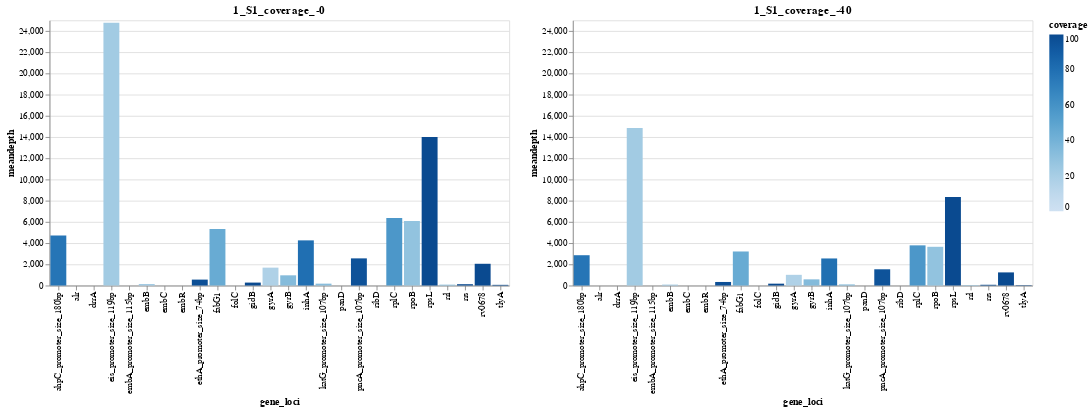

The code cell stored with this chart in its notebook:
### Code cell
barplot1 = alt.Chart(df).mark_bar().encode(
    x="gene_loci",
   y=alt.Y("meandepth",scale=alt.Scale(domain=[0,25000])),
    color="coverage",
    tooltip=["meandepth","coverage"]
).properties(
    title="1_S1_coverage_-0"
)

barplot2 = alt.Chart(df2).mark_bar().encode(
    x="gene_loci",
    y=alt.Y("meandepth",scale=alt.Scale(domain=[0,25000])),
    color="coverage",
    tooltip=["meandepth","coverage"]
    
).properties(
    title="1_S1_coverage_-40"
)

barplot1 | barplot2

### Figure 1 — Vega-Lite specification as saved in the notebook (floating-point values rounded to 4 significant figures)
{"config": {"view": {"continuousWidth": 400, "continuousHeight": 300}}, "hconcat": [{"data": {"name": "data-29ada006eaeb1d4d4dead6e549de973c"}, "mark": "bar", "encoding": {"color": {"field": "coverage", "type": "quantitative"}, "tooltip": [{"field": "meandepth", "type": "quantitative"}, {"field": "coverage", "type": "quantitative"}], "x": {"field": "gene_loci", "type": "nominal"}, "y": {"field": "meandepth", "scale": {"domain": [0, 25000]}, "type": "quantitative"}}, "title": "1_S1_coverage_-0"}, {"data": {"name": "data-b671dea0d8ea83a411147312e35855a1"}, "mark": "bar", "encoding": {"color": {"field": "coverage", "type": "quantitative"}, "tooltip": [{"field": "meandepth", "type": "quantitative"}, {"field": "coverage", "type": "quantitative"}], "x": {"field": "gene_loci", "type": "nominal"}, "y": {"field": "meandepth", "scale": {"domain": [0, 25000]}, "type": "quantitative"}}, "title": "1_S1_coverage_-40"}], "$schema": "https://vega.github.io/schema/vega-lite/v4.17.0.json", "datasets": {"data-29ada006eaeb1d4d4dead6e549de973c": [{"gene_loci": "embB", "startpos": 4246514, "endpos": 4249810, "numreads": 3333, "covbases": 724, "coverage": 21.96, "meandepth": 143.8, "meanbaseq": 35.1, "meanmapq": 59.9}, {"gene_loci": "fabG1", "startpos": 1673440, "endpos": 1674183, "numreads": 35943, "covbases": 333, "coverage": 44.76, "meandepth": 5318.0, "meanbaseq": 36.0, "meanmapq": 60.0}, {"gene_loci": "gidB", "startpos": 4407528, "endpos": 4408202, "numreads": 1392, "covbases": 675, "coverage": 100.0, "meandepth": 277.5, "meanbaseq": 36.0, "meanmapq": 60.0}, {"gene_loci": "gyrA", "startpos": 7302, "endpos": 9818, "numreads": 29865, "covbases": 419, "coverage": 16.65, "meandepth": 1687.0, "meanbaseq": 36.2, "meanmapq": 60.0}, {"gene_loci": "gyrB", "startpos": 5240, "endpos": 7267, "numreads": 13622, "covbases": 688, "coverage": 33.92, "meandepth": 963.1, "meanbaseq": 36.0, "meanmapq": 59.9}, {"gene_loci": "inhA", "startpos": 1674202, "endpos": 1675011, "numreads": 23979, "covbases": 646, "coverage": 79.75, "meandepth": 4258.0, "meanbaseq": 36.2, "meanmapq": 60.0}, {"gene_loci": "rplC", "startpos": 800809, "endpos": 801462, "numreads": 30026, "covbases": 373, "coverage": 57.03, "meandepth": 6358.0, "meanbaseq": 35.3, "meanmapq": 60.0}, {"gene_loci": "rpoB", "startpos": 759807, "endpos": 763325, "numreads": 151496, "covbases": 1008, "coverage": 28.64, "meandepth": 6095.0, "meanbaseq": 36.1, "meanmapq": 60.0}, {"gene_loci": "rpsL", "startpos": 781560, "endpos": 781934, "numreads": 39028, "covbases": 375, "coverage": 100.0, "meandepth": 14000.0, "meanbaseq": 36.5, "meanmapq": 60.0}, {"gene_loci": "rrl", "startpos": 1473658, "endpos": 1476795, "numreads": 1856, "covbases": 962, "coverage": 30.66, "meandepth": 84.37, "meanbaseq": 35.9, "meanmapq": 59.9}, {"gene_loci": "rrs", "startpos": 1471846, "endpos": 1473382, "numreads": 1339, "covbases": 1537, "coverage": 100.0, "meandepth": 125.4, "meanbaseq": 36.6, "meanmapq": 60.0}, {"gene_loci": "rv0678", "startpos": 778990, "endpos": 779487, "numreads": 7560, "covbases": 498, "coverage": 100.0, "meandepth": 2051.0, "meanbaseq": 35.1, "meanmapq": 60.0}, {"gene_loci": "tlyA", "startpos": 1917940, "endpos": 1918746, "numreads": 405, "covbases": 807, "coverage": 100.0, "meandepth": 64.78, "meanbaseq": 34.8, "meanmapq": 59.9}, {"gene_loci": "alr", "startpos": 3840194, "endpos": 3841420, "numreads": 0, "covbases": 0, "coverage": 0.0, "meandepth": 0.0, "meanbaseq": 0.0, "meanmapq": 0.0}, {"gene_loci": "panD", "startpos": 4043862, "endpos": 4044281, "numreads": 0, "covbases": 0, "coverage": 0.0, "meandepth": 0.0, "meanbaseq": 0.0, "meanmapq": 0.0}, {"gene_loci": "drrA", "startpos": 3272214, "endpos": 3273209, "numreads": 0, "covbases": 0, "coverage": 0.0, "meandepth": 0.0, "meanbaseq": 0.0, "meanmapq": 0.0}, {"gene_loci": "folC", "startpos": 2746135, "endpos": 2747598, "numreads": 0, "covbases": 0, "coverage": 0.0, "meandepth": 0.0, "meanbaseq": 0.0, "meanmapq": 0.0}, {"gene_loci": "embC", "startpos": 4239863, "endpos": 4243147, "numreads": 0, "covbases": 0, "coverage": 0.0, "meandepth": 0.0, "meanbaseq": 0.0, "meanmapq": 0.0}, {"gene_loci": "embR", "startpos": 1416181, "endpos": 1417347, "numreads": 0, "covbases": 0, "coverage": 0.0, "meandepth": 0.0, "meanbaseq": 0.0, "meanmapq": 0.0}, {"gene_loci": "ribD", "startpos": 2986839, "endpos": 2987615, "numreads": 0, "covbases": 0, "coverage": 0.0, "meandepth": 0.0, "meanbaseq": 0.0, "meanmapq": 0.0}, {"gene_loci": "ahpC_promoter_size_180bp", "startpos": 2726013, "endpos": 2726780, "numreads": 26068, "covbases": 587, "coverage": 76.43, "meandepth": 4717.0, "meanbaseq": 34.9, "meanmapq": 59.9}, {"gene_loci": "embA_promoter_size_115bp", "startpos": 4243118, "endpos": 4246517, "numreads": 0, "covbases": 0, "coverage": 0.0, "meandepth": 0.0, "meanbaseq": 0.0, "meanmapq": 0.0}, {"gene_loci": "eis_promoter_size_119bp", "startpos": 2714124, "endpos": 2715451, "numreads": 270749, "covbases": 299, "coverage": 22.52, "meandepth": 24780.0, "meanbaseq": 35.6, "meanmapq": 60.0}, {"gene_loci": "ethA_promoter_size_74bp", "startpos": 4326004, "endpos": 4327547, "numreads": 10325, "covbases": 1501, "coverage": 97.22, "meandepth": 559.0, "meanbaseq": 35.7, "meanmapq": 60.0}, {"gene_loci": "katG_promoter_size_107bp", "startpos": 2153889, "endpos": 2156218, "numreads": 2903, "covbases": 756, "coverage": 32.45, "meandepth": 177.6, "meanbaseq": 36.1, "meanmapq": 60.0}, {"gene_loci": "pncA_promoter_size_107bp", "startpos": 2288681, "endpos": 2289348, "numreads": 11899, "covbases": 637, "coverage": 95.36, "meandepth": 2560.0, "meanbaseq": 35.9, "meanmapq": 60.0}], "data-b671dea0d8ea83a411147312e35855a1": [{"gene_loci": "embB", "startpos": 4246514, "endpos": 4249810, "numreads": 2049, "covbases": 724, "coverage": 21.96, "meandepth": 88.28, "meanbaseq": 35.3, "meanmapq": 59.9}, {"gene_loci": "fabG1", "startpos": 1673440, "endpos": 1674183, "numreads": 21625, "covbases": 333, "coverage": 44.76, "meandepth": 3210.0, "meanbaseq": 36.0, "meanmapq": 60.0}, {"gene_loci": "gidB", "startpos": 4407528, "endpos": 4408202, "numreads": 875, "covbases": 675, "coverage": 100.0, "meandepth": 176.0, "meanbaseq": 36.0, "meanmapq": 60.0}, {"gene_loci": "gyrA", "startpos": 7302, "endpos": 9818, "numreads": 17871, "covbases": 419, "coverage": 16.65, "meandepth": 1010.0, "meanbaseq": 36.2, "meanmapq": 60.0}, {"gene_loci": "gyrB", "startpos": 5240, "endpos": 7267, "numreads": 8255, "covbases": 688, "coverage": 33.92, "meandepth": 582.9, "meanbaseq": 36.1, "meanmapq": 59.9}, {"gene_loci": "inhA", "startpos": 1674202, "endpos": 1675011, "numreads": 14373, "covbases": 645, "coverage": 79.63, "meandepth": 2552.0, "meanbaseq": 36.2, "meanmapq": 60.0}, {"gene_loci": "rplC", "startpos": 800809, "endpos": 801462, "numreads": 17897, "covbases": 373, "coverage": 57.03, "meandepth": 3787.0, "meanbaseq": 35.4, "meanmapq": 60.0}, {"gene_loci": "rpoB", "startpos": 759807, "endpos": 763325, "numreads": 90811, "covbases": 1008, "coverage": 28.64, "meandepth": 3652.0, "meanbaseq": 36.1, "meanmapq": 60.0}, {"gene_loci": "rpsL", "startpos": 781560, "endpos": 781934, "numreads": 23270, "covbases": 375, "coverage": 100.0, "meandepth": 8345.0, "meanbaseq": 36.5, "meanmapq": 60.0}, {"gene_loci": "rrl", "startpos": 1473658, "endpos": 1476795, "numreads": 1128, "covbases": 812, "coverage": 25.88, "meandepth": 51.25, "meanbaseq": 36.0, "meanmapq": 59.9}, {"gene_loci": "rrs", "startpos": 1471846, "endpos": 1473382, "numreads": 765, "covbases": 1537, "coverage": 100.0, "meandepth": 71.69, "meanbaseq": 36.6, "meanmapq": 60.0}, {"gene_loci": "rv0678", "startpos": 778990, "endpos": 779487, "numreads": 4569, "covbases": 498, "coverage": 100.0, "meandepth": 1238.0, "meanbaseq": 35.1, "meanmapq": 60.0}, {"gene_loci": "tlyA", "startpos": 1917940, "endpos": 1918746, "numreads": 244, "covbases": 807, "coverage": 100.0, "meandepth": 38.03, "meanbaseq": 34.5, "meanmapq": 59.9}, {"gene_loci": "alr", "startpos": 3840194, "endpos": 3841420, "numreads": 0, "covbases": 0, "coverage": 0.0, "meandepth": 0.0, "meanbaseq": 0.0, "meanmapq": 0.0}, {"gene_loci": "panD", "startpos": 4043862, "endpos": 4044281, "numreads": 0, "covbases": 0, "coverage": 0.0, "meandepth": 0.0, "meanbaseq": 0.0, "meanmapq": 0.0}, {"gene_loci": "drrA", "startpos": 3272214, "endpos": 3273209, "numreads": 0, "covbases": 0, "coverage": 0.0, "meandepth": 0.0, "meanbaseq": 0.0, "meanmapq": 0.0}, {"gene_loci": "folC", "startpos": 2746135, "endpos": 2747598, "numreads": 0, "covbases": 0, "coverage": 0.0, "meandepth": 0.0, "meanbaseq": 0.0, "meanmapq": 0.0}, {"gene_loci": "embC", "startpos": 4239863, "endpos": 4243147, "numreads": 0, "covbases": 0, "coverage": 0.0, "meandepth": 0.0, "meanbaseq": 0.0, "meanmapq": 0.0}, {"gene_loci": "embR", "startpos": 1416181, "endpos": 1417347, "numreads": 0, "covbases": 0, "coverage": 0.0, "meandepth": 0.0, "meanbaseq": 0.0, "meanmapq": 0.0}, {"gene_loci": "ribD", "startpos": 2986839, "endpos": 2987615, "numreads": 0, "covbases": 0, "coverage": 0.0, "meandepth": 0.0, "meanbaseq": 0.0, "meanmapq": 0.0}, {"gene_loci": "ahpC_promoter_size_180bp", "startpos": 2726013, "endpos": 2726780, "numreads": 15779, "covbases": 587, "coverage": 76.43, "meandepth": 2858.0, "meanbaseq": 34.9, "meanmapq": 59.9}, {"gene_loci": "embA_promoter_size_115bp", "startpos": 4243118, "endpos": 4246517, "numreads": 0, "covbases": 0, "coverage": 0.0, "meandepth": 0.0, "meanbaseq": 0.0, "meanmapq": 0.0}, {"gene_loci": "eis_promoter_size_119bp", "startpos": 2714124, "endpos": 2715451, "numreads": 162320, "covbases": 299, "coverage": 22.52, "meandepth": 14850.0, "meanbaseq": 35.6, "meanmapq": 59.9}, {"gene_loci": "ethA_promoter_size_74bp", "startpos": 4326004, "endpos": 4327547, "numreads": 6237, "covbases": 1501, "coverage": 97.22, "meandepth": 336.2, "meanbaseq": 35.6, "meanmapq": 60.0}, {"gene_loci": "katG_promoter_size_107bp", "startpos": 2153889, "endpos": 2156218, "numreads": 1715, "covbases": 756, "coverage": 32.45, "meandepth": 105.3, "meanbaseq": 36.0, "meanmapq": 60.0}, {"gene_loci": "pncA_promoter_size_107bp", "startpos": 2288681, "endpos": 2289348, "numreads": 7119, "covbases": 636, "coverage": 95.21, "meandepth": 1531.0, "meanbaseq": 35.8, "meanmapq": 60.0}]}}
